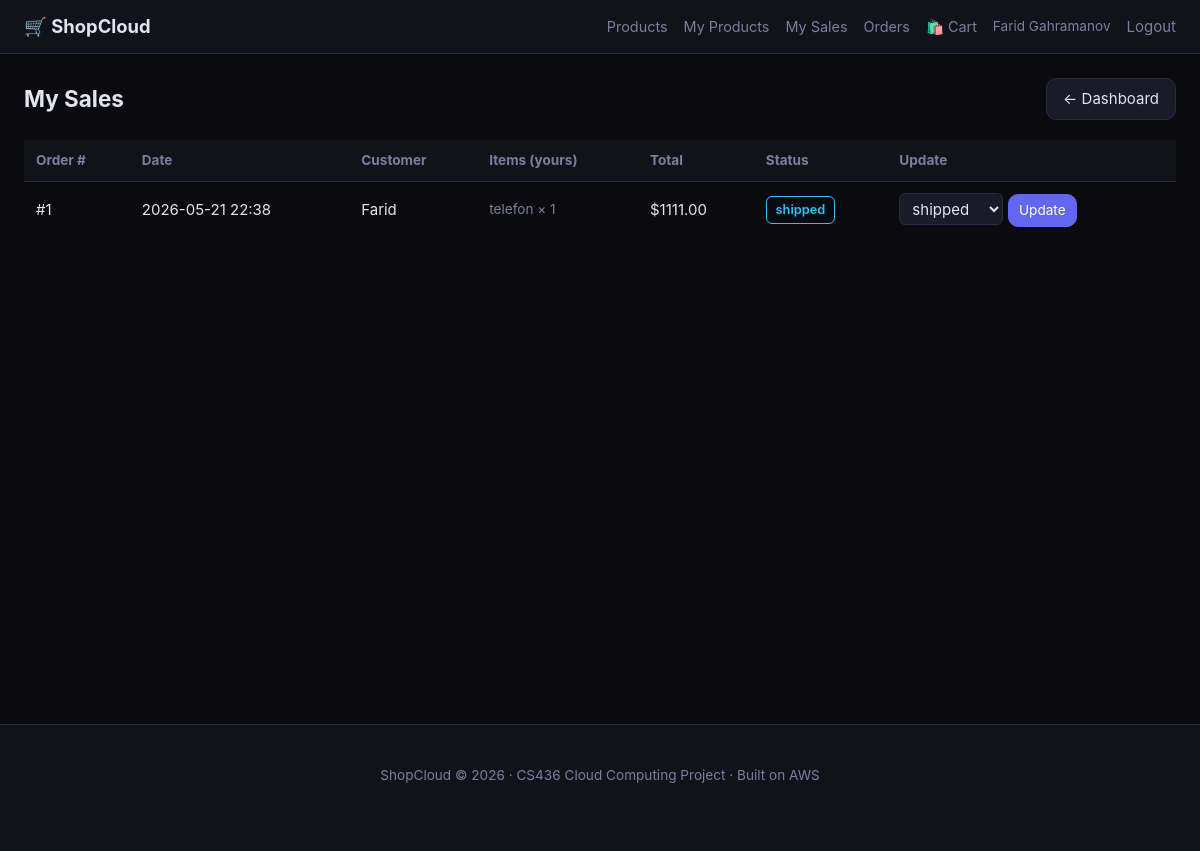
Page /seller/orders (signed in) on the committed database.
### app/models.py (models this page shows, shortened)
class User(UserMixin, db.Model):
    __tablename__ = "users"
    id:            Mapped[int]      = mapped_column(Integer, primary_key=True)
    email:         Mapped[str]      = mapped_column(String(255), unique=True, nullable=False, index=True)
    password_hash: Mapped[str]      = mapped_column(String(255), nullable=False)
    full_name:     Mapped[str]      = mapped_column(String(200), nullable=False, default="")
    role:          Mapped[str]      = mapped_column(String(20),  nullable=False, default="buyer")
    is_active:     Mapped[bool]     = mapped_column(Boolean, default=True)
    created_at:    Mapped[datetime] = mapped_column(DateTime(timezone=True), default=_utcnow)
    products: Mapped[list["Product"]] = relationship("Product", back_populates="seller", cascade="all, delete-orphan")
    orders:   Mapped[list["Order"]]   = relationship("Order",   back_populates="buyer",  cascade="all, delete-orphan")
    @property
    def is_seller(self):  return self.role == "seller"
    @property
    def is_admin(self):   return self.role == "admin"

class Order(db.Model):
    __tablename__ = "orders"
    id:              Mapped[int]      = mapped_column(Integer, primary_key=True)
    buyer_id:        Mapped[int]      = mapped_column(ForeignKey("users.id", ondelete="CASCADE"), nullable=False, index=True)
    status:          Mapped[str]      = mapped_column(String(20), default="pending", nullable=False)
    total_amount:    Mapped[Decimal]  = mapped_column(Numeric(10, 2), nullable=False, default=0)
    shipping_name:   Mapped[str]      = mapped_column(String(200), default="")
    shipping_addr:   Mapped[str]      = mapped_column(String(500), default="")
    created_at:      Mapped[datetime] = mapped_column(DateTime(timezone=True), default=_utcnow)
    updated_at:      Mapped[datetime] = mapped_column(DateTime(timezone=True), default=_utcnow, onupdate=_utcnow)
    buyer: Mapped["User"]            = relationship("User",      back_populates="orders")
    items: Mapped[list["OrderItem"]] = relationship("OrderItem", back_populates="order", cascade="all, delete-orphan")

class OrderItem(db.Model):
    __tablename__ = "order_items"
    id:         Mapped[int]     = mapped_column(Integer, primary_key=True)
    order_id:   Mapped[int]     = mapped_column(ForeignKey("orders.id",   ondelete="CASCADE"), nullable=False, index=True)
    product_id: Mapped[int]     = mapped_column(ForeignKey("products.id", ondelete="RESTRICT"), nullable=False)
    quantity:   Mapped[int]     = mapped_column(Integer, nullable=False, default=1)
    unit_price: Mapped[Decimal] = mapped_column(Numeric(10, 2), nullable=False)
    order:   Mapped["Order"]   = relationship("Order",   back_populates="items")
    product: Mapped["Product"] = relationship("Product", back_populates="order_items")

class Product(db.Model):
    __tablename__ = "products"
    id:          Mapped[int]            = mapped_column(Integer, primary_key=True)
    seller_id:   Mapped[int]            = mapped_column(ForeignKey("users.id", ondelete="CASCADE"), nullable=False, index=True)
    category_id: Mapped[int | None]     = mapped_column(ForeignKey("categories.id"), nullable=True)
    name:        Mapped[str]            = mapped_column(String(200), nullable=False)
    description: Mapped[str]            = mapped_column(Text, default="")
    price:       Mapped[Decimal]        = mapped_column(Numeric(10, 2), nullable=False)
    stock:       Mapped[int]            = mapped_column(Integer, default=0)
    image_key:   Mapped[str | None]     = mapped_column(String(500), nullable=True)
    is_active:   Mapped[bool]           = mapped_column(Boolean, default=True)
    created_at:  Mapped[datetime]       = mapped_column(DateTime(timezone=True), default=_utcnow)
    updated_at:  Mapped[datetime]       = mapped_column(DateTime(timezone=True), default=_utcnow, onupdate=_utcnow)
    seller:   Mapped["User"]          = relationship("User",     back_populates="products")
    category: Mapped["Category|None"] = relationship("Category", back_populates="products")
    order_items: Mapped[list["OrderItem"]] = relationship("OrderItem", back_populates="product")

### app/routes/seller.py (the view)
@bp.route("/orders")
@seller_required
def seller_orders():
    order_ids = db.session.scalars(
        select(OrderItem.order_id)
        .join(Product)
        .where(Product.seller_id == current_user.id)
        .distinct()
    ).all()
    orders = db.session.scalars(
        select(Order).where(Order.id.in_(order_ids))
        .order_by(Order.created_at.desc())
    ).all()
    return render_template("seller/orders.html", orders=orders)

### app/routes/seller.py (called while the page is built)
def seller_required(fn):
    from functools import wraps
    @wraps(fn)
    def wrapper(*args, **kwargs):
        if not current_user.is_authenticated or (not current_user.is_seller and not current_user.is_admin):
            abort(403)
        return fn(*args, **kwargs)
    return login_required(wrapper)

### app/templates/seller/orders.html (shortened to what this page needs)
{% extends "base.html" %}
{% block content %}
<div class="page-header">
  <h2>My Sales</h2>
  <a href="{{ url_for('seller.dashboard') }}" class="btn">← Dashboard</a>
</div>
{% if orders %}
  <table class="table">
    <thead>
      <tr>
        <th>Order #</th>
        <th>Date</th>
        <th>Customer</th>
        <th>Items (yours)</th>
        <th>Total</th>
        <th>Status</th>
        <th>Update</th>
      </tr>
    </thead>
    <tbody>
      {% for o in orders %}
        <tr>
          <td>#{{ o.id }}</td>
          <td>{{ o.created_at.strftime('%Y-%m-%d %H:%M') }}</td>
          <td>{{ o.buyer.full_name }}</td>
          <td>
            <ul class="order-items-mini">
              {% for item in o.items %}
                {% if item.product.seller_id == current_user.id %}
                  <li>{{ item.product.name }} × {{ item.quantity }}</li>
                {% endif %}
              {% endfor %}
            </ul>
          </td>
          <td>${{ "%.2f"|format(o.total_amount) }}</td>
          <td>
            <span class="status-badge status-{{ o.status }}">
              {{ o.status.replace('_', ' ') }}
            </span>
          </td>
          <td>
            {% if o.status != 'delivered' %}
              <form method="post"
                    action="{{ url_for('seller.update_order_status', order_id=o.id) }}"
                    class="inline-form">
                <select name="status" class="select-sm">
                  {% for s in ['pending', 'shipped', 'in_transit', 'delivered'] %}
                    <option value="{{ s }}" {{ 'selected' if o.status == s }}>
                      {{ s.replace('_', ' ') }}
                    </option>
                  {% endfor %}
                </select>
                <button class="btn btn-sm btn-primary" type="submit">Update</button>
              </form>
            {% else %}
              <span class="muted">Completed</span>
            {% endif %}
          </td>
        </tr>
      {% endfor %}
    </tbody>
  </table>
{% else %}
  <div class="empty-state">
    <p>No orders yet. When buyers purchase your products, they'll appear here.</p>
  </div>
{% endif %}
{% endblock %}

### app/templates/base.html (shortened to what this page needs)
<!doctype html>
<html lang="en">
<head>
  <link rel="stylesheet" href="{{ url_for('static', filename='css/style.css') }}">
</head>
<body>
<nav class="navbar">
  <div class="nav-inner">
    <a class="brand" href="{{ url_for('shop.index') }}">🛒 ShopCloud</a>
    <div class="nav-links">
      <a href="{{ url_for('shop.catalog') }}">Products</a>
      {% if current_user.is_authenticated %}
        {% if current_user.is_seller or current_user.is_admin %}
          <a href="{{ url_for('seller.dashboard') }}">My Products</a>
          <a href="{{ url_for('seller.seller_orders') }}">My Sales</a>
        {% endif %}
        <a href="{{ url_for('shop.my_orders') }}">Orders</a>
        <a href="{{ url_for('shop.cart') }}" class="cart-icon">
          🛍️ Cart {% if session.get('cart') %}<span class="badge">{{ session['cart']|length }}</span>{% endif %}
        </a>
        <span class="nav-user">{{ current_user.full_name }}</span>
        <form method="post" action="{{ url_for('auth.logout') }}" class="inline-form">
          <button class="btn-link" type="submit">Logout</button>
        </form>
      {% else %}
        <a href="{{ url_for('shop.cart') }}" class="cart-icon">🛍️ Cart</a>
        <a href="{{ url_for('auth.login') }}">Login</a>
        <a href="{{ url_for('auth.register') }}" class="btn btn-primary btn-sm">Sign up</a>
      {% endif %}
    </div>
  </div>
</nav>
<main class="main">
  <div class="container">
    {% block content %}{% endblock %}
  </div>
</main>
<footer class="footer">
  <div class="container">
    <p>ShopCloud &copy; 2026 · CS436 Cloud Computing Project · Built on AWS</p>
  </div>
</footer>
</body>
</html>

### app/static/css/style.css (style rules this page uses)
:root { --bg: #0a0a0f; --panel: #12131a; --panel2: #1a1b26; --border: #2a2b3d; --text: #e2e4ef; --muted: #7b7e9e; --accent: #6366f1; --accent-h: #818cf8; --success: #22c55e; --danger: #ef4444; --warning: #f59e0b; --radius: 10px; --maxw: 1200px; }
* { box-sizing: border-box; margin: 0; padding: 0; }
body { background: var(--bg); color: var(--text); font: 15px/1.6 -apple-system, BlinkMacSystemFont, "Segoe UI", sans-serif; min-height: 100vh; }
a { color: var(--accent); text-decoration: none; }
.navbar { background: var(--panel); border-bottom: 1px solid var(--border); position: sticky; top: 0; z-index: 100; }
.nav-inner { max-width: var(--maxw); margin: 0 auto; padding: 0.75rem 1.5rem; display: flex; align-items: center; justify-content: space-between; gap: 1rem; }
.brand { font-size: 1.15rem; font-weight: 700; color: var(--text); }
.nav-links { display: flex; align-items: center; gap: 1rem; flex-wrap: wrap; }
.nav-links a { color: var(--muted); font-size: 0.9rem; }
.nav-user { color: var(--muted); font-size: 0.85rem; }
.cart-icon { position: relative; }
.inline-form { display: inline; }
.btn-link { background: none; border: none; color: var(--muted); cursor: pointer; font: inherit; padding: 0; }
.main { min-height: calc(100vh - 130px); }
.container { max-width: var(--maxw); margin: 0 auto; padding: 1.5rem 1.5rem 3rem; }
.footer { background: var(--panel); border-top: 1px solid var(--border); padding: 1rem; text-align: center; color: var(--muted); font-size: 0.85rem; }
.btn { display: inline-block; padding: 0.5rem 1rem; border-radius: var(--radius); border: 1px solid var(--border); background: var(--panel2); color: var(--text); cursor: pointer; font: inherit; text-decoration: none; transition: 0.15s; }
.btn-primary { background: var(--accent); border-color: var(--accent); color: #fff; }
.btn-sm { padding: 0.3rem 0.65rem; font-size: 0.85rem; }
.table { width: 100%; border-collapse: collapse; margin-top: 0.5rem; }
.table th { text-align: left; padding: 0.6rem 0.75rem; background: var(--panel); color: var(--muted); font-size: 0.85rem; border-bottom: 1px solid var(--border); }
.table td { padding: 0.65rem 0.75rem; border-bottom: 1px solid var(--border); vertical-align: middle; }
.table tr:last-child td { border-bottom: none; }
.status-badge { display: inline-block; padding: 0.2rem 0.55rem; border-radius: 6px; font-size: 0.8rem; font-weight: 600; }
.status-shipped { background: #05142030; color: #38bdf8; border: 1px solid #38bdf8; }
.select-sm { padding: 0.3rem 0.5rem; background: var(--panel2); color: var(--text); border: 1px solid var(--border); border-radius: 6px; font: inherit; }
.page-header { display: flex; justify-content: space-between; align-items: center; margin-bottom: 1.25rem; }
.order-items-mini { list-style: none; padding: 0; margin: 0; font-size: 0.85rem; color: var(--muted); }
.order-items-mini li { padding: 0.1rem 0; }

### rows in the picture
User: full_name "Farid Gahramanov"
Order: id "1", created_at "2026-05-21 22:38", buyer.full_name "Farid", total_amount "1111.00", status.replace "shipped"
OrderItem: product.name "telefon", quantity "1"

### other values in the picture
form field status "shipped"
